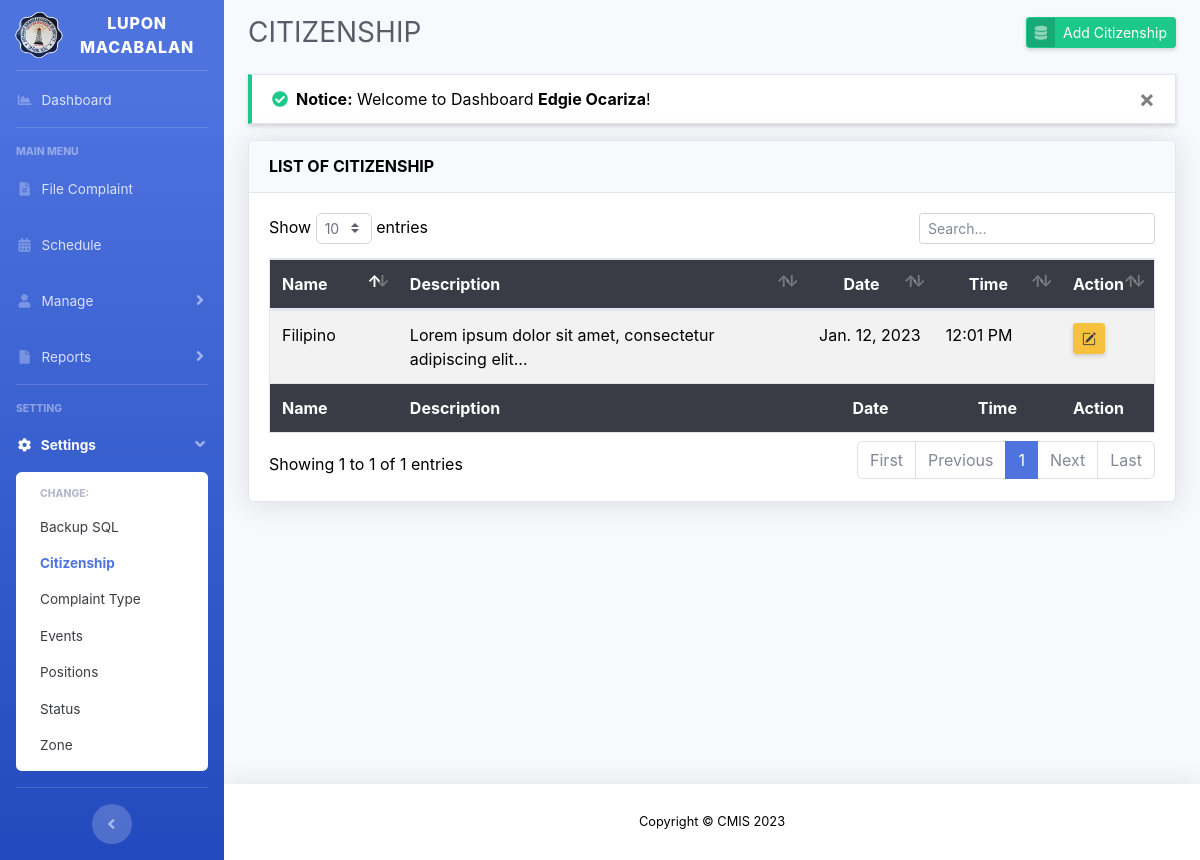
The page /citizenship.php (signed in) on the database its author committed.
### tables this page shows
CREATE TABLE `tbl_citizenship` (
  `citizenship_id` int(10) unsigned NOT NULL AUTO_INCREMENT,
  `citizenship_name` varchar(50) NOT NULL,
  `citizenship_description` text NOT NULL,
  `citizenship_regdatetime` timestamp NOT NULL DEFAULT current_timestamp(),
  PRIMARY KEY (`citizenship_id`)
);

### citizenship.php (the view, shortened to what this page needs)
<?php
include 'layouts/header.php';
include 'config/connection.php';
$citizenship = $connection->query("SELECT * FROM tbl_citizenship");
?>
<div id="content">
	<div class="container-fluid">
		<div class="d-sm-flex align-items-center justify-content-between mb-4">
			<h1 class="h3 mb-0 text-gray-800">CITIZENSHIP</h1>
			<a href="#" class="btn btn-sm btn-success btn-icon-split shadow-sm" data-toggle="modal" data-target="#addCitizenshipModal">
				<span class="icon text-white-50 d-none d-sm-inline-block">
					<i class="fas fa-database"></i>
				</span>
				<span class="text">Add Citizenship</span>
			</a>
		</div>
		<?php include 'config/message.php'; ?>
		<div class="card shadow mb-4">
			<div class="card-header py-3">
              	<h6 class="m-0 font-weight-bold">LIST OF CITIZENSHIP</h6>
            </div>
            <div class="card-body">
            	<div class="table-responsive">
            		<table class="table table-striped border text-dark" id="table_asc" width="100%">
            			<thead class="bg-gray-900 text-white">
            				<tr>
								<th style="width: 15%">Name</th>
								<th style="width: 50%">Description</th>
								<th class="text-center" style="width: 15%" data-toggle="tooltip" title="Date Added">Date</th>
								<th class="text-center" style="width: 15%" data-toggle="tooltip" title="Time Added">Time</th>
								<th style="width: 5%">Action</th>
            				</tr>
            			</thead>
            			<tbody>
            				<?php
							if ($citizenship->num_rows > 0) {
								while ($row = $citizenship->fetch_assoc()) {
									?>
									<tr>
										<td><?= $row['citizenship_name'] ?></td>
										<td><?php if(strlen($row['citizenship_description']) >= 55): echo substr($row['citizenship_description'], 0, 55) . '...'; else: echo $row['citizenship_description']; endif; ?></td>
										<td><?= date('M. j, Y', strtotime($row['citizenship_regdatetime'])) ?></td>
										<td data-id="<?= $row['citizenship_id'] ?>"><?= date('h:m A', strtotime($row['citizenship_regdatetime'])) ?></td>
										<td><a href="" class="btn btn-warning btn-sm shadow-sm" data-toggle="modal" data-target="#editCitizenshipModal<?= $row['citizenship_id'] ?>" data-toggle="tooltip" title="Edit"><i class="bi bi-pencil-square text-gray-900"></i></a></td>
									</tr>
									<?php
								}
							}
							?>
            			</tbody>
            			<tfoot class="bg-gray-900 text-white">
            				<tr>
								<th style="width: 15%">Name</th>
								<th style="width: 50%">Description</th>
								<th class="text-center" style="width: 15%" data-toggle="tooltip" title="Date Added">Date</th>
								<th class="text-center" style="width: 15%" data-toggle="tooltip" title="Time Added">Time</th>
								<th style="width: 5%">Action</th>
            				</tr>
            			</tfoot>
            		</table>
            	</div>
            </div>
		</div>
	</div>
</div>
<?php
include 'layouts/footer.php';
?>

### layouts/header.php (style rules this page uses)
body { color: black !important; }
#content { margin-top: 1rem; }
body { background-color: black !important; }
.text-black, table td, table tbody th { color: black !important; }

### rows shown on the page
tbl_citizenship: citizenship_name "Filipino", citizenship_description "Lorem ipsum dolor sit amet, consectetur adipiscing elit", citizenship_regdatetime "Jan. 12, 2023", citizenship_regdatetime "12:01 PM"

### other values the page prints
$_SESSION['message_success'] "Welcome to Dashboard Edgie Ocariza !"
